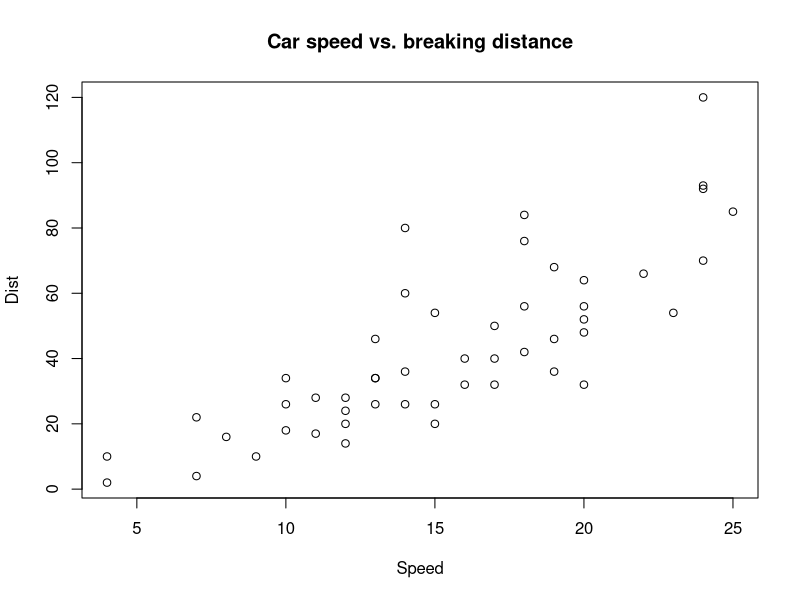
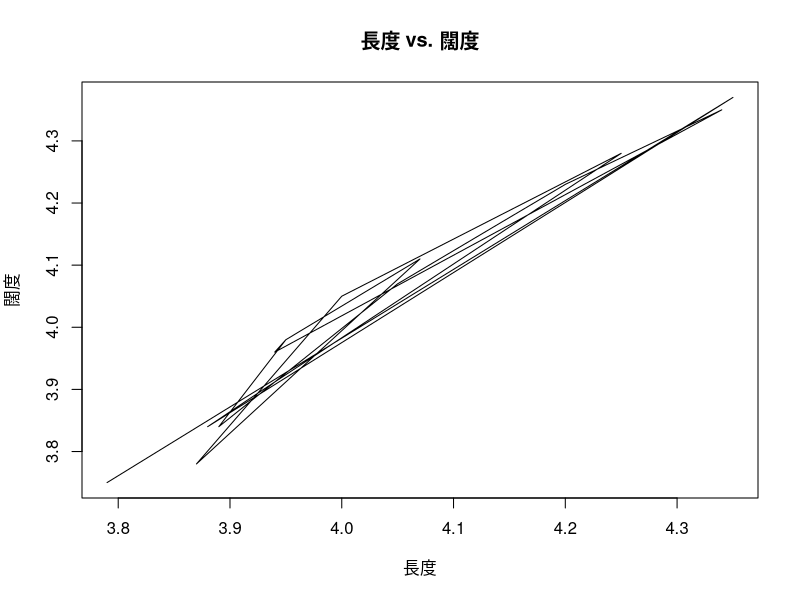
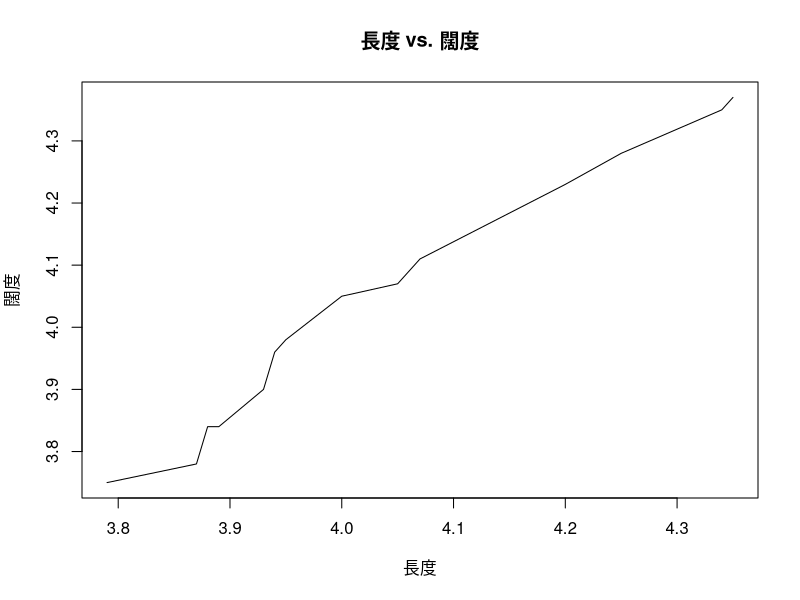
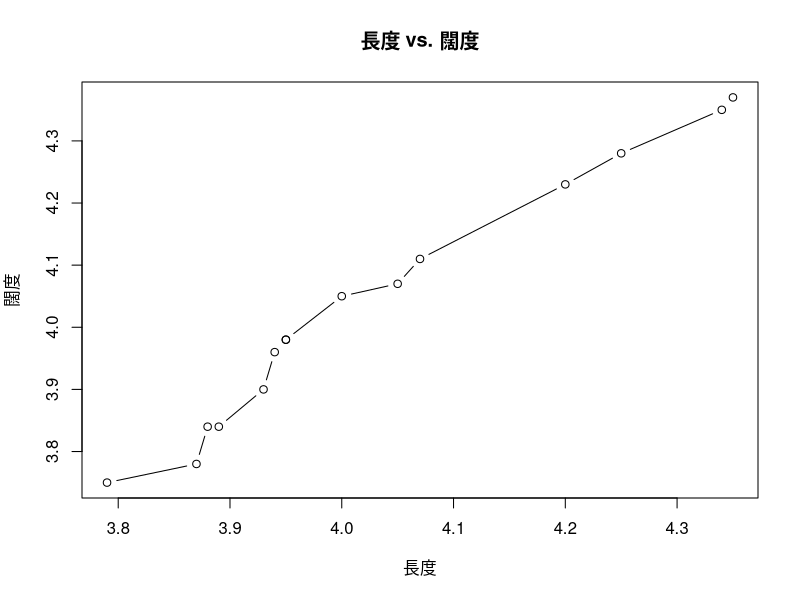
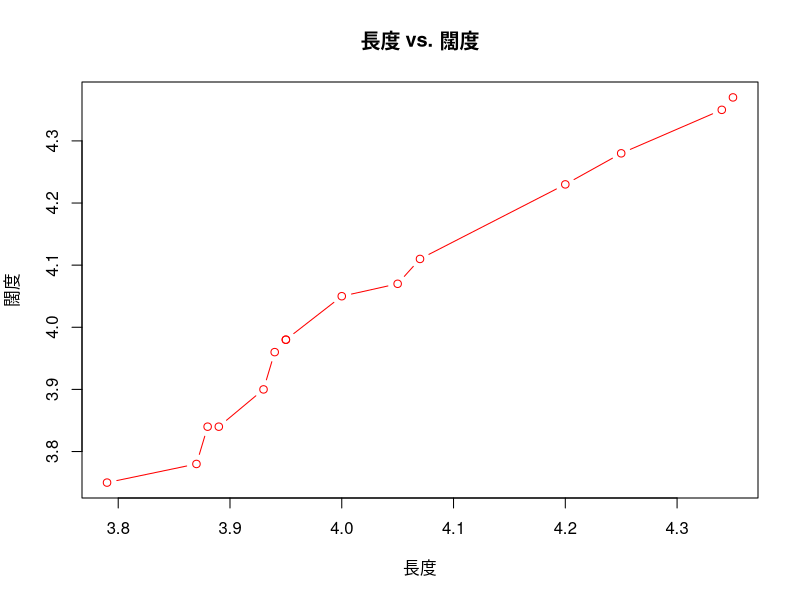
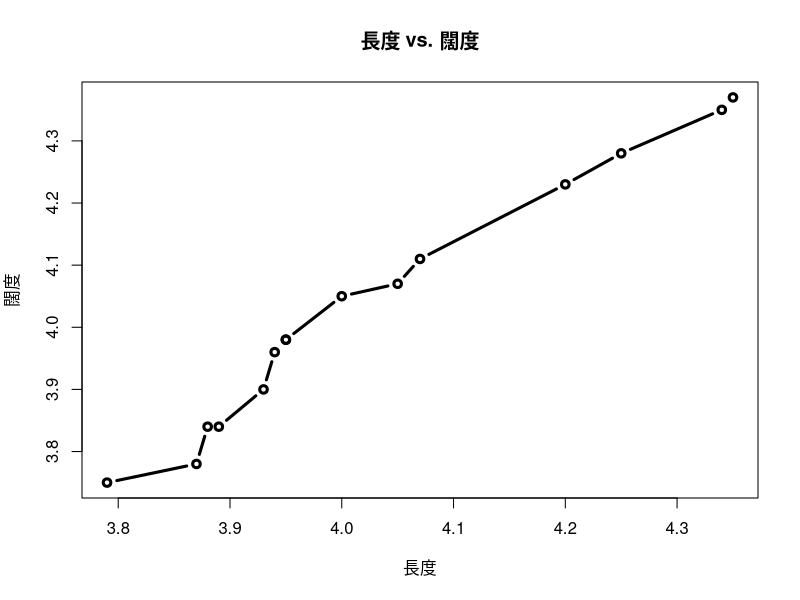
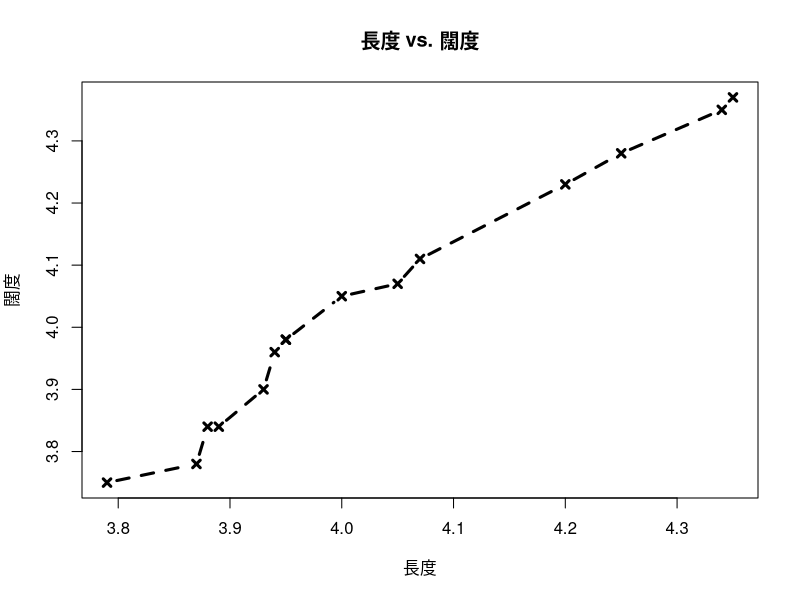
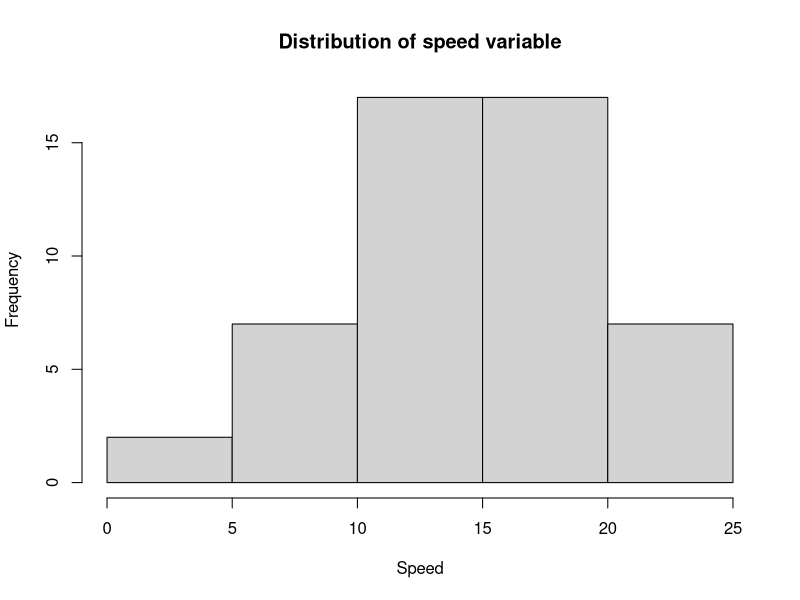

Write the R code that produced these figures, in order.
## ---- chunk 1
knitr::opts_chunk$set(echo = TRUE)
## ---- chunk 2
str(iris)
## ---- chunk 3
summary(iris)
## ---- chunk 4
head(cars)
## ---- chunk 5
plot(cars$speed, cars$dist, main = "Car speed vs. breaking distance", xlab = "Speed", ylab = "Dist")
## ---- chunk 6
library(ggplot2)
## ---- chunk 7
head(diamonds)
## ---- chunk 8
my_diamonds <- head(diamonds, n = 15L)
## ---- chunk 9
plot(my_diamonds$x, my_diamonds$y, type = "l", main = "長度 vs. 闊度", xlab = "長度", ylab = "闊度")
## ---- chunk 10
library(dplyr)
my_diamonds <- arrange(my_diamonds, x)
## ---- chunk 11
plot(my_diamonds$x, my_diamonds$y, type = "l", main = "長度 vs. 闊度", xlab = "長度", ylab = "闊度")
## ---- chunk 12
plot(my_diamonds$x, my_diamonds$y, type = "b", main = "長度 vs. 闊度", xlab = "長度", ylab = "闊度")
## ---- chunk 13
plot(my_diamonds$x, my_diamonds$y, type = "b", main = "長度 vs. 闊度", xlab = "長度", ylab = "闊度", col = "red")
## ---- chunk 14
plot(my_diamonds$x, my_diamonds$y, type = "b", main = "長度 vs. 闊度", xlab = "長度", ylab = "闊度", lwd = 3)
## ---- chunk 15
plot(my_diamonds$x, my_diamonds$y, type = "b", main = "長度 vs. 闊度", xlab = "長度", ylab = "闊度", lwd = 3, pch = 4, lty = 2)
## ---- chunk 16
hist(cars$speed, main = "Distribution of speed variable", xlab = "Speed")
## ---- chunk 17
hist(cars$speed, main = "Distribution of speed variable", xlab = "Speed", breaks = 8)
## ---- chunk 18
hist(cars$speed, main = "Distribution of speed variable", xlab = "Speed", breaks = 12)
## ---- chunk 19
hist(cars$speed, main = "Distribution of speed variable", xlab = "Speed", breaks = 16)
## ---- chunk 20
par(mfrow = c(1, 2))
hist(cars$speed, main = "Distribution of speed variable", xlab = "Speed")
hist(cars$dist, main = "Distribution of dist variable", xlab = "Dist")
## ---- chunk 21
par(mfcol = c(2, 1))
n <- 100
hist(runif(n), main = paste("Distribution of", n, "uniformly distributed variables")) # 試著增加隨機數的個數 n
hist(rnorm(n), main = paste("Distribution of", n, "normally distributed variables")) # 試著增加隨機數的個數 n
## ---- chunk 22
boxplot(iris$Sepal.Length, main = "Sepal length by species")
## ---- chunk 23
boxplot(iris$Sepal.Length ~ iris$Species, main = "Sepal length by species")
## ---- chunk 24
par(mfrow = c(2, 2))
boxplot(iris$Sepal.Length ~ iris$Species, main = "Sepal length by species")
boxplot(iris$Sepal.Width ~ iris$Species, main = "Sepal width by species")
boxplot(iris$Petal.Length ~ iris$Species, main = "Petal length by species")
boxplot(iris$Petal.Width ~ iris$Species, main = "Petal width by species")
## ---- chunk 25
par(mfcol = c(2, 2))
boxplot(iris$Sepal.Length ~ iris$Species, main = "Sepal length by species")
boxplot(iris$Sepal.Width ~ iris$Species, main = "Sepal width by species")
boxplot(iris$Petal.Length ~ iris$Species, main = "Petal length by species")
boxplot(iris$Petal.Width ~ iris$Species, main = "Petal width by species")
## ---- chunk 26
barplot(mtcars$gear)
## ---- chunk 27
table(mtcars$gear)
## ---- chunk 28
barplot(table(mtcars$gear), main = "Vehicle counts by gear types", xlab = "Gear", ylab = "Vehicle counts")
## ---- chunk 29
vehicle_names <- row.names(mtcars)
## ---- chunk 30
barplot(mtcars$hp, main = "Horse power for each vehicles")
## ---- chunk 31
barplot(mtcars$hp, names.arg = vehicle_names, main = "Horse power for each vehicles")
## ---- chunk 32
barplot(mtcars$hp, names.arg = vehicle_names, main = "Horse power for each vehicles", horiz = TRUE)
## ---- chunk 33
barplot(mtcars$hp, names.arg = vehicle_names, horiz = TRUE, las = 1)
## ---- chunk 34
barplot(mtcars$hp, names.arg = vehicle_names, horiz = TRUE, las = 1, cex.name = 0.4)
## ---- chunk 35
barplot(mtcars$hp, names.arg = vehicle_names, horiz = TRUE, las = 1, cex.name = 0.4, cex.axis = 0.8)
